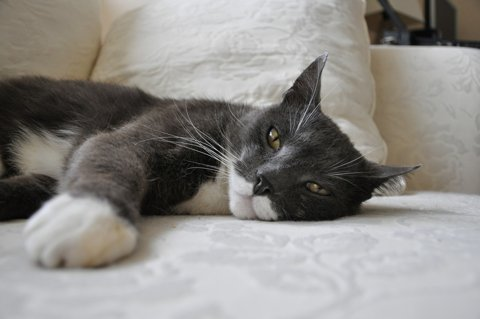
#> input picture tests/fixtures/vision/Cat-on-couch.jpg, 480 x 319 px
$ python -i subject.py   (imports and definitions only)
#> lines starting #> are read from the running program, lines starting #| are printed output that depends on the picture
#> further down, picture is the input picture: PIL image 480x319 RGB; mean R, G, B 142.1, 139.4, 135.6
"""Model-free subject estimate and text protection for photo memes.

Faces are protected by the local face detector. Pets, objects and other
non-face subjects are estimated here from pixels only: color distance from
the photo's border color plus local edge strength, a mild center prior, an
Otsu threshold and the strongest connected region. It finds "a distinct
region", never a dog, cat or any other category; its confidence is an
uncalibrated separation score. Users can add explicit protected boxes.
Pillow only (the memes extra); stdlib geometry.
"""

from __future__ import annotations

import math

from . import MemeError

METHOD = ("color contrast against the photo border plus edge strength, mild center prior; "
          "a distinct-region estimate, not recognition")
# Below this separation score the estimate is reported but not protected.
MIN_CONFIDENCE = .5
GRID = 96  # analysis thumbnail, long side
MARGIN = .03  # grown on every side: thumbnail quantization and soft edges
CENTER_HEURISTIC = [.2, .2, .6, .6]
# More similar-sized distinct regions than this reads as a pattern, not a subject.
MAX_PEERS = 4


def _otsu(values: list[int]) -> tuple[int, float]:
    """Threshold and separability (between-class / total variance)."""
    histogram = [0] * (max(values) + 1)
    for value in values:
        histogram[value] += 1
    total = len(values)
    mean = sum(i * c for i, c in enumerate(histogram)) / total
    variance = sum(c * (i - mean) ** 2 for i, c in enumerate(histogram)) / total
    if variance <= 0:
        return 0, 0.0
    best, threshold, weight, running = 0.0, 0, 0, 0.0
    for i, count in enumerate(histogram):
        weight += count
        running += i * count
        if weight == 0 or weight == total:
            continue
        low = running / weight
        high = (mean * total - running) / (total - weight)
        between = weight * (total - weight) * (low - high) ** 2 / total ** 2
        if between > best:
            best, threshold = between, i
    return threshold, best / variance


def _components(mask: list[bool], width: int, height: int) -> list[list[int]]:
    seen, result = [False] * len(mask), []
    for start, on in enumerate(mask):
        if not on or seen[start]:
            continue
        stack, members = [start], []
        seen[start] = True
        while stack:
            index = stack.pop()
            members.append(index)
            x, y = index % width, index // width
            for nx, ny in ((x - 1, y), (x + 1, y), (x, y - 1), (x, y + 1)):
                if 0 <= nx < width and 0 <= ny < height:
                    neighbor = ny * width + nx
                    if mask[neighbor] and not seen[neighbor]:
                        seen[neighbor] = True
                        stack.append(neighbor)
        result.append(members)
    return result


def _position(box: list[float]) -> str:
    cx, cy = box[0] + box[2] / 2, box[1] + box[3] / 2
    row = "top" if cy < 1 / 3 else "bottom" if cy > 2 / 3 else "middle"
    column = "left" if cx < 1 / 3 else "right" if cx > 2 / 3 else "center"
    return "center" if (row, column) == ("middle", "center") else f"{row}-{column}"


def estimate_subject(image) -> dict | None:
    """The most distinct region of a photo, or None when nothing stands out.

    Returns ``{"version", "box", "confidence", "method", "evidence"}`` with a
    normalized ``[x, y, width, height]`` box in source coordinates.
    """
    from PIL import ImageFilter, ImageStat

    small = image.convert("RGB")
    small.thumbnail((GRID, GRID))
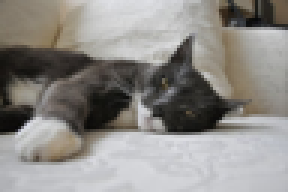
#> small: PIL image 96x64 RGB (shown 3 times larger); mean R, G, B 142.3, 139.6, 135.7
    width, height = small.size
#> width = 96; height = 64
    if width < 8 or height < 8:
        return None
    blurred = small.filter(ImageFilter.GaussianBlur(1)).convert("YCbCr")
#> blurred: PIL image 96x64 YCbCr; mean of channels 0, 1, 2 139.1, 125.2, 129.3
    pixels = list(getattr(blurred, "get_flattened_data", blurred.getdata)())
#> pixels = 6144 items, first 6: (112, 120, 133), (114, 120, 133), (118, 119, 133), (121, 119, 133), (122, 119, 133), (125, 119, 133)
    edges = small.convert("L").filter(ImageFilter.FIND_EDGES).filter(ImageFilter.BoxBlur(1))
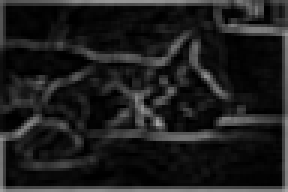
#> edges: PIL image 96x64 L (shown 3 times larger); min 0, max 165, mean 29.9
    edge = list(getattr(edges, "get_flattened_data", edges.getdata)())
#> edge = 6144 values, max 165 at index 3988, min 0 at index 280, mean 29.86
    ring = [pixels[y * width + x] for y in range(height) for x in range(width)
            if x < 2 or y < 2 or x >= width - 2 or y >= height - 2]
#> ring = 624 items, first 6: (112, 120, 133), (114, 120, 133), (118, 119, 133), (121, 119, 133), (122, 119, 133), (125, 119, 133)
    background = [sorted(p[c] for p in ring)[len(ring) // 2] for c in range(3)]
#> background = [180, 129, 127]
    scores = []
    for i, (luma, cb, cr) in enumerate(pixels):
        x, y = i % width, i // width
        if x < 2 or y < 2 or x >= width - 2 or y >= height - 2:
            edge_value = 0  # FIND_EDGES' artificial frame border, spread by the blur
        else:
            edge_value = edge[i]
        distance = math.sqrt((luma - background[0]) ** 2
                             + 2 * ((cb - background[1]) ** 2 + (cr - background[2]) ** 2))
        dx, dy = (x + .5) / width - .5, (y + .5) / height - .5
        prior = 1 - .5 * (dx * dx + dy * dy)
        scores.append(int(min(510, (distance + .5 * edge_value) * prior)))
#> this loop made 6144 passes
#> (luma, cb, cr, x, y, distance, dx, prior) on passes 1 to 12: (112, 120, 133, 0, 0, 69.7, -0.495, 0.756), (114, 120, 133, 1, 0, 67.75, -0.484, 0.762), (118, 119, 133, 2, 0, 64.16, -0.474, 0.767), (121, 119, 133, 3, 0, 61.26, -0.464, 0.771), (122, 119, 133, 4, 0, 60.3, -0.453, 0.776), (125, 119, 133, 5, 0, 57.42, -0.443, 0.781), (127, 119, 133, 6, 0, 55.51, -0.432, 0.785), (128, 120, 132, 7, 0, 54, -0.422, 0.79), (128, 120, 133, 8, 0, 54.2, -0.411, 0.794), (130, 119, 133, 9, 0, 52.65, -0.401, 0.798), (132, 119, 133, 10, 0, 50.75, -0.391, 0.803), (134, 119, 133, 11, 0, 48.87, -0.38, 0.807)
#> (x, y) on passes 61 to 66: (60, 0), (61, 0), (62, 0), (63, 0), (64, 0), (65, 0)
#> after the loop, scores = 6144 values, max 169 at index 3112, min 0 at index 1150, mean 61.42
    if max(scores) < 24:
        return None  # flat photo: nothing differs from the border color
    threshold, separability = _otsu(scores)
#> in _otsu, `histogram = [0] * (max(values) + 1)`: histogram = 170 values from 0 to 0
#> the loop in _otsu, `for value in values:` made 6144 passes
#> value on passes 1 to 3: 52, 51, 49
#> after the loop in _otsu, `for value in values:`: histogram = 170 values, max 131 at index 26, min 0 at index 166, mean 36.14
#> in _otsu, `total = len(values)`: total = 6144
#> in _otsu, `mean = sum(i * c for i, c in enumerate(histogram)) / total`: mean = 61.42
#> in _otsu, `variance = sum(c * (i - mean) ** 2 for i, c in enumerate(histogram)) /..`: variance = 2128.7
#> the loop in _otsu, `for i, count in enumerate(histogram):` made 170 passes
#> (count, weight, running, low, high, between, best) on passes 1 to 12: (1, 1, 0, 0, 61.43, 0.614, 0.614), (27, 28, 27, 0.964, 61.7, 16.73, 16.73), (17, 45, 61, 1.36, 61.86, 26.62, 26.62), (23, 68, 130, 1.91, 62.09, 39.63, 39.63), (22, 90, 218, 2.42, 62.3, 51.75, 51.75), (28, 118, 358, 3.03, 62.56, 66.76, 66.76), (27, 145, 520, 3.59, 62.82, 80.85, 80.85), (45, 190, 835, 4.39, 63.24, 103.8, 103.8), (65, 255, 1355, 5.31, 63.85, 136.3, 136.3), (70, 325, 1985, 6.11, 64.51, 170.9, 170.9), (70, 395, 2685, 6.8, 65.17, 205, 205), (80, 475, 3565, 7.51, 65.94, 243.6, 243.6)
#> count on passes 23 to 28: 92, 90, 95, 105, 131, 104
    mask = [s > threshold for s in scores]
    share = sum(mask) / len(mask)
    if not .002 <= share <= .7:
        return None  # a speck, or "subject" is most of the frame (busy/no border)
    components = _components(mask, width, height)
    main = max(components, key=lambda members: (sum(scores[i] for i in members), -min(members)))
    xs, ys = [i % width for i in main], [i // width for i in main]
    left, top, right, bottom = min(xs), min(ys), max(xs) + 1, max(ys) + 1
    # Join nearby distinct pieces (a collar, ears, a second color patch).
    grow_x, grow_y = .1 * (right - left) + 1, .1 * (bottom - top) + 1
    for members in components:
        if members is main or len(members) < .1 * len(main):
            continue
        mx, my = [i % width for i in members], [i // width for i in members]
        if (min(mx) <= right + grow_x and max(mx) + 1 >= left - grow_x
                and min(my) <= bottom + grow_y and max(my) + 1 >= top - grow_y):
            left, top = min(left, min(mx)), min(top, min(my))
            right, bottom = max(right, max(mx) + 1), max(bottom, max(my) + 1)
#> this loop made 7 passes
#> members on passes 3 to 7: [3885, 3981], [4172], [4473, 4474, 4475, 4476, 4477, 4478, 4479], [4918, 4919], [5012, 5108, 5107]
    inside = [scores[i] for i in range(len(scores)) if mask[i]]
    outside = [scores[i] for i in range(len(scores)) if not mask[i]]
    inner, outer = sum(inside) / len(inside), sum(outside) / max(1, len(outside))
    contrast = max(0.0, (inner - outer) / max(inner, 1e-6))
    area = (right - left) * (bottom - top) / (width * height)
    fill = len(main) / max(1, (right - left) * (bottom - top))
    size_factor = 1.0 if area <= .45 else max(0.0, (.85 - area) / .4)
    if size_factor == 0:
        return None  # the "region" is most of the photo: nothing stands out
    # A full-width band at the top/bottom (sky, floor) or a full-height band
    # at a side (wall) is scenery, not a subject.
    spans_width = right - left >= .95 * width and (top == 0 or bottom == height)
    spans_height = bottom - top >= .95 * height and (left == 0 or right == width)
    band = .3 if spans_width or spans_height else 1.0
    # A repeated pattern (stripes, a fence, tiles) has many regions as large
    # as the strongest one: no single region stands out.
    peers = sum(1 for members in components if len(members) >= .5 * len(main))
    pattern = 1.0 if peers <= MAX_PEERS else MAX_PEERS / peers
    confidence = round(min(1.0, separability * contrast * (.6 + .4 * fill) * size_factor * band * pattern * 1.25), 2)
    x0 = max(0.0, left / width - MARGIN)
    y0 = max(0.0, top / height - MARGIN)
    x1 = min(1.0, right / width + MARGIN)
    y1 = min(1.0, bottom / height + MARGIN)
    box = [round(x0, 4), round(y0, 4), round(x1 - x0, 4), round(y1 - y0, 4)]
    stats = ImageStat.Stat(small.convert("L"))
    return {"version": 1, "box": box, "confidence": confidence, "method": METHOD,
            "evidence": {"area_share": round(area, 4), "separability": round(separability, 3),
                         "similar_regions": peers,
                         "contrast": round(contrast, 3), "fill": round(fill, 3),
                         "position": _position(box),
                         "border_color": "#%02x%02x%02x" % _rgb(background),
                         "photo_brightness": round(stats.mean[0] / 255, 3)}}


def _rgb(ycbcr: list[int]) -> tuple[int, int, int]:
    y, cb, cr = ycbcr
    r = y + 1.402 * (cr - 128)
    g = y - .344136 * (cb - 128) - .714136 * (cr - 128)
    b = y + 1.772 * (cb - 128)
    return tuple(max(0, min(255, round(v))) for v in (r, g, b))


# [81 lines left out: functions user_boxes, protected_regions, describe_detections, describe_estimate, not called in this run]

>>> from PIL import Image
>>> picture = Image.open('../../../tests/fixtures/vision/Cat-on-couch.jpg')
>>> result = estimate_subject(picture)

$ run again, on tests/fixtures/vision/Dog_IMG_1057.jpg
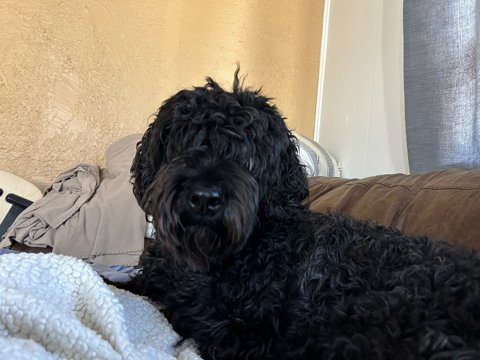
#> input picture tests/fixtures/vision/Dog_IMG_1057.jpg, 480 x 360 px
#> picture is the input picture: PIL image 480x360 RGB; mean R, G, B 126.2, 118.9, 109
#> in estimate_subject, `small.thumbnail((GRID, GRID))`:
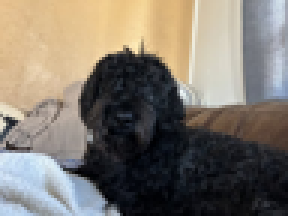
#> small: PIL image 96x72 RGB (shown 3 times larger); mean R, G, B 126.3, 119.1, 109.2
#> blurred: PIL image 96x72 YCbCr; mean of channels 0, 1, 2 119.2, 121.4, 132
#> pixels = 6912 items, first 6: (197, 97, 151), (197, 97, 151), (196, 97, 151), (196, 96, 150), (197, 96, 150), (196, 96, 150)
#> in estimate_subject, `edges = small.convert("L").filter(ImageFilter.FIND_EDGES).filter(Image..`:
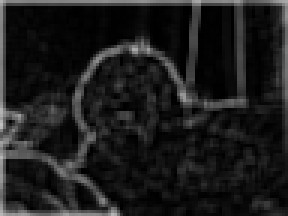
#> edges: PIL image 96x72 L (shown 3 times larger); min 0, max 192, mean 28.7
#> edge = 6912 values, max 192 at index 3936, min 0 at index 203, mean 28.67
#> ring = 656 items, first 6: (197, 97, 151), (197, 97, 151), (196, 97, 151), (196, 96, 150), (197, 96, 150), (196, 96, 150)
#> background = [180, 130, 127]
#> the loop in estimate_subject, `for i, (luma, cb, cr) in enumerate(pixels):` made 6912 passes
#> (luma, cb, cr, x, y, distance, dx, prior) on passes 1 to 8: (197, 97, 151, 0, 0, 60.16, -0.495, 0.756), (197, 97, 151, 1, 0, 60.16, -0.484, 0.761), (196, 97, 151, 2, 0, 59.88, -0.474, 0.766), (196, 96, 150, 3, 0, 60.22, -0.464, 0.771), (197, 96, 150, 4, 0, 60.49, -0.453, 0.776), (196, 96, 150, 5, 0, 60.22, -0.443, 0.78), (196, 96, 149, 6, 0, 59.46, -0.432, 0.785), (195, 97, 149, 7, 0, 58.06, -0.422, 0.789)
#> after the loop in estimate_subject, `for i, (luma, cb, cr) in enumerate(pixels):`: scores = 6912 values, max 187 at index 4074, min 5 at index 575, mean 89.61
#> in _otsu, `histogram = [0] * (max(values) + 1)`: histogram = 188 values from 0 to 0
#> the loop in _otsu, `for value in values:` made 6912 passes
#> value on passes 1 to 3: 45, 45, 45
#> after the loop in _otsu, `for value in values:`: histogram = 188 values, max 157 at index 47, min 0 at index 0, mean 36.77
#> total = 6912
#> mean = 89.61
#> variance = 2754.1
#> the loop in _otsu, `for i, count in enumerate(histogram):` made 188 passes
#> (count, weight, running, low, high, between, best) on passes 6 to 13: (2, 2, 10, 5, 89.63, 2.07, 2.07), (6, 8, 46, 5.75, 89.7, 8.15, 8.15), (5, 13, 81, 6.23, 89.76, 13.1, 13.1), (2, 15, 97, 6.47, 89.79, 15.03, 15.03), (1, 16, 106, 6.62, 89.8, 15.98, 15.98), (15, 31, 256, 8.26, 89.97, 29.81, 29.81), (8, 39, 344, 8.82, 90.06, 37.03, 37.03), (7, 46, 428, 9.3, 90.14, 43.2, 43.2)
#> the loop in estimate_subject, `for members in components:` made 6 passes
#> members on passes 2 to 6: [3654], [3939, 4035, 4036, 4132, 3940], [4418, 4514, 4610], [4612], [4709, 4710]

$ run again, on tests/fixtures/vision/korky-1s.jpg
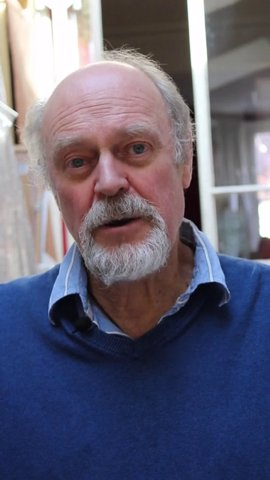
#> input picture tests/fixtures/vision/korky-1s.jpg, 270 x 480 px
#> picture is the input picture: PIL image 270x480 RGB; mean R, G, B 100.4, 98.1, 116.8
#> in estimate_subject, `small.thumbnail((GRID, GRID))`:
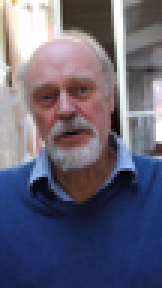
#> small: PIL image 54x96 RGB (shown 3 times larger); mean R, G, B 100.5, 98.2, 116.9
#> blurred: PIL image 54x96 YCbCr; mean of channels 0, 1, 2 100.1, 136.5, 127.2
#> pixels = 5184 items, first 6: (227, 115, 135), (224, 114, 136), (226, 114, 136), (222, 110, 138), (214, 106, 140), (225, 109, 137)
#> in estimate_subject, `edges = small.convert("L").filter(ImageFilter.FIND_EDGES).filter(Image..`:
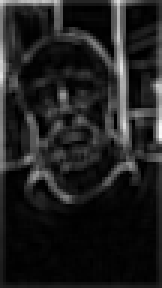
#> edges: PIL image 54x96 L (shown 3 times larger); min 0, max 249, mean 32.3
#> edge = 5184 values, max 249 at index 2483, min 0 at index 140, mean 32.29
#> ring = 584 items, first 6: (227, 115, 135), (224, 114, 136), (226, 114, 136), (222, 110, 138), (214, 106, 140), (225, 109, 137)
#> background = [67, 131, 127]
#> the loop in estimate_subject, `for i, (luma, cb, cr) in enumerate(pixels):` made 5184 passes
#> (luma, cb, cr, x, y, distance, dx, dy) on passes 1 to 8: (227, 115, 135, 0, 0, 162, -0.491, -0.495), (224, 114, 136, 1, 0, 159.3, -0.472, -0.495), (226, 114, 136, 2, 0, 161.3, -0.454, -0.495), (222, 110, 138, 3, 0, 158.6, -0.435, -0.495), (214, 106, 140, 4, 0, 152.3, -0.417, -0.495), (225, 109, 137, 5, 0, 161.7, -0.398, -0.495), (239, 118, 132, 6, 0, 173.1, -0.38, -0.495), (247, 123, 129, 7, 0, 180.4, -0.361, -0.495)
#> after the loop in estimate_subject, `for i, (luma, cb, cr) in enumerate(pixels):`: scores = 5184 values, max 237 at index 1228, min 6 at index 1292, mean 69.43
#> in _otsu, `histogram = [0] * (max(values) + 1)`: histogram = 238 values from 0 to 0
#> the loop in _otsu, `for value in values:` made 5184 passes
#> value on passes 1 to 3: 122, 122, 124
#> after the loop in _otsu, `for value in values:`: histogram = 238 values, max 272 at index 41, min 0 at index 0, mean 21.78
#> total = 5184
#> mean = 69.43
#> variance = 1862.1
#> the loop in _otsu, `for i, count in enumerate(histogram):` made 238 passes
#> (count, weight, running, low, high, between, best) on passes 7 to 14: (1, 1, 6, 6, 69.44, 0.776, 0.776), (2, 3, 20, 6.67, 69.46, 2.28, 2.28), (2, 5, 36, 7.2, 69.49, 3.74, 3.74), (5, 10, 81, 8.1, 69.54, 7.27, 7.27), (13, 23, 211, 9.17, 69.69, 16.18, 16.18), (14, 37, 365, 9.86, 69.85, 25.5, 25.5), (16, 53, 557, 10.51, 70.03, 35.85, 35.85), (21, 74, 830, 11.22, 70.27, 49.07, 49.07)
#> the loop in _components, `for start, on in enumerate(mask):` made 5184 passes
#> on on passes 1 to 3: True, True, True
#> the loop in estimate_subject, `for members in components:` made 15 passes
#> members on passes 3, 5, 7, 8, 9, 10, 12, 13: [1602, 1656], [1706, 1760, 1759], [1818, 1872, 1926, 1980], [2087, 2141, 2195, 2249, 2303], [2132, 2186, 2187, 2188, 2133], [2232, 2286, 2340, 2287, 2233], [2719, 2773, 2827, 2774, 2775, 2829, 2772, 2720], [2746]
